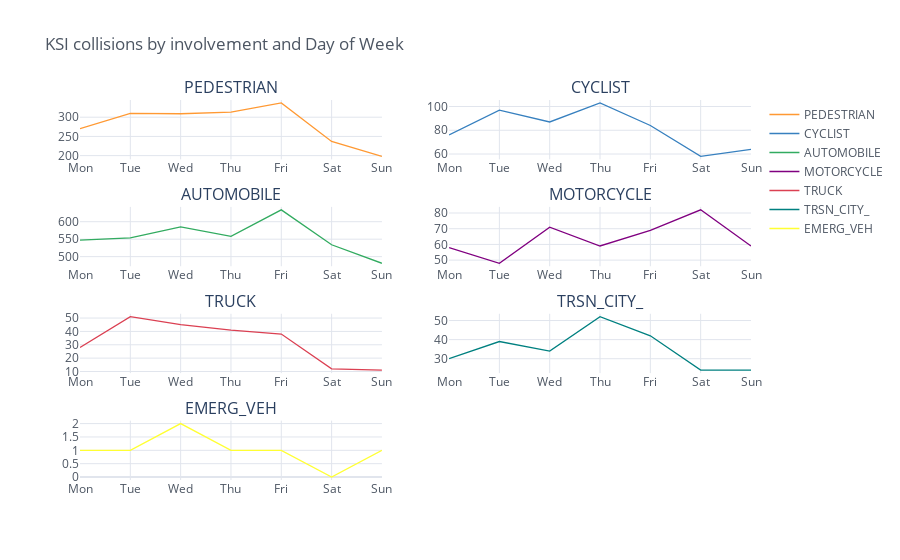

The notebook cell saved with this chart:
### Markdown cell above
#### KSI Collision Involvement By Day of Week

Finally, there might be particular days of the week where certain types of collisions occur more.

### Code cell
# Aggregate the KSI data by day of week
ksi_day = ksi[ksi_involve_columns]
ksi_day['DAY'] = ksi.DATE.dt.weekday
ksi_day = ksi_day.groupby('DAY').sum()

# Sort values by day
ksi_day = ksi_day.sort_values(by = 'DAY')
ksi_day_index = ksi_day.index.to_series().apply(lambda x: calendar.day_abbr[x])
ksi_day = ksi_day.set_index(ksi_day_index)

# Plot the collision involvement by day of week
ksi_day.iplot(
    title = 'KSI collisions by involvement and Day of Week',
    subplots = True,
    subplot_titles = True
)

### Figure 1 — Plotly figure (JSON) as saved in the notebook; plotly's stock layout.template omitted (floating-point values rounded to 4 significant figures)
{"data": [{"line": {"color": "rgba(255, 153, 51, 1.0)", "dash": "solid", "shape": "linear", "width": 1.3}, "mode": "lines", "name": "PEDESTRIAN", "text": "", "type": "scatter", "x": ["Mon", "Tue", "Wed", "Thu", "Fri", "Sat", "Sun"], "xaxis": "x", "y": [270, 310, 309, 313, 337, 237, 198], "yaxis": "y"}, {"line": {"color": "rgba(55, 128, 191, 1.0)", "dash": "solid", "shape": "linear", "width": 1.3}, "mode": "lines", "name": "CYCLIST", "text": "", "type": "scatter", "x": ["Mon", "Tue", "Wed", "Thu", "Fri", "Sat", "Sun"], "xaxis": "x2", "y": [76, 97, 87, 103, 84, 58, 64], "yaxis": "y2"}, {"line": {"color": "rgba(50, 171, 96, 1.0)", "dash": "solid", "shape": "linear", "width": 1.3}, "mode": "lines", "name": "AUTOMOBILE", "text": "", "type": "scatter", "x": ["Mon", "Tue", "Wed", "Thu", "Fri", "Sat", "Sun"], "xaxis": "x3", "y": [547, 554, 585, 558, 634, 534, 481], "yaxis": "y3"}, {"line": {"color": "rgba(128, 0, 128, 1.0)", "dash": "solid", "shape": "linear", "width": 1.3}, "mode": "lines", "name": "MOTORCYCLE", "text": "", "type": "scatter", "x": ["Mon", "Tue", "Wed", "Thu", "Fri", "Sat", "Sun"], "xaxis": "x4", "y": [58, 48, 71, 59, 69, 82, 59], "yaxis": "y4"}, {"line": {"color": "rgba(219, 64, 82, 1.0)", "dash": "solid", "shape": "linear", "width": 1.3}, "mode": "lines", "name": "TRUCK", "text": "", "type": "scatter", "x": ["Mon", "Tue", "Wed", "Thu", "Fri", "Sat", "Sun"], "xaxis": "x5", "y": [28, 51, 45, 41, 38, 12, 11], "yaxis": "y5"}, {"line": {"color": "rgba(0, 128, 128, 1.0)", "dash": "solid", "shape": "linear", "width": 1.3}, "mode": "lines", "name": "TRSN_CITY_", "text": "", "type": "scatter", "x": ["Mon", "Tue", "Wed", "Thu", "Fri", "Sat", "Sun"], "xaxis": "x6", "y": [30, 39, 34, 52, 42, 24, 24], "yaxis": "y6"}, {"line": {"color": "rgba(255, 255, 51, 1.0)", "dash": "solid", "shape": "linear", "width": 1.3}, "mode": "lines", "name": "EMERG_VEH", "text": "", "type": "scatter", "x": ["Mon", "Tue", "Wed", "Thu", "Fri", "Sat", "Sun"], "xaxis": "x7", "y": [1, 1, 2, 1, 1, 0, 1], "yaxis": "y7"}], "layout": {"annotations": [{"font": {"size": 16}, "showarrow": false, "text": "PEDESTRIAN", "x": 0.225, "xanchor": "center", "xref": "paper", "y": 1, "yanchor": "bottom", "yref": "paper"}, {"font": {"size": 16}, "showarrow": false, "text": "CYCLIST", "x": 0.775, "xanchor": "center", "xref": "paper", "y": 1, "yanchor": "bottom", "yref": "paper"}, {"font": {"size": 16}, "showarrow": false, "text": "AUTOMOBILE", "x": 0.225, "xanchor": "center", "xref": "paper", "y": 0.7188, "yanchor": "bottom", "yref": "paper"}, {"font": {"size": 16}, "showarrow": false, "text": "MOTORCYCLE", "x": 0.775, "xanchor": "center", "xref": "paper", "y": 0.7188, "yanchor": "bottom", "yref": "paper"}, {"font": {"size": 16}, "showarrow": false, "text": "TRUCK", "x": 0.225, "xanchor": "center", "xref": "paper", "y": 0.4375, "yanchor": "bottom", "yref": "paper"}, {"font": {"size": 16}, "showarrow": false, "text": "TRSN_CITY_", "x": 0.775, "xanchor": "center", "xref": "paper", "y": 0.4375, "yanchor": "bottom", "yref": "paper"}, {"font": {"size": 16}, "showarrow": false, "text": "EMERG_VEH", "x": 0.225, "xanchor": "center", "xref": "paper", "y": 0.1562, "yanchor": "bottom", "yref": "paper"}], "legend": {"bgcolor": "#FFFFFF", "font": {"color": "#4D5663"}}, "paper_bgcolor": "#FFFFFF", "plot_bgcolor": "#FFFFFF", "title": {"font": {"color": "#4D5663"}, "text": "KSI collisions by involvement and Day of Week"}, "xaxis": {"anchor": "y", "domain": [0, 0.45], "gridcolor": "#E1E5ED", "showgrid": true, "tickfont": {"color": "#4D5663"}, "title": {"font": {"color": "#4D5663"}, "text": ""}, "zerolinecolor": "#E1E5ED"}, "xaxis2": {"anchor": "y2", "domain": [0.55, 1], "gridcolor": "#E1E5ED", "showgrid": true, "tickfont": {"color": "#4D5663"}, "title": {"font": {"color": "#4D5663"}, "text": ""}, "zerolinecolor": "#E1E5ED"}, "xaxis3": {"anchor": "y3", "domain": [0, 0.45], "gridcolor": "#E1E5ED", "showgrid": true, "tickfont": {"color": "#4D5663"}, "title": {"font": {"color": "#4D5663"}, "text": ""}, "zerolinecolor": "#E1E5ED"}, "xaxis4": {"anchor": "y4", "domain": [0.55, 1], "gridcolor": "#E1E5ED", "showgrid": true, "tickfont": {"color": "#4D5663"}, "title": {"font": {"color": "#4D5663"}, "text": ""}, "zerolinecolor": "#E1E5ED"}, "xaxis5": {"anchor": "y5", "domain": [0, 0.45], "gridcolor": "#E1E5ED", "showgrid": true, "tickfont": {"color": "#4D5663"}, "title": {"font": {"color": "#4D5663"}, "text": ""}, "zerolinecolor": "#E1E5ED"}, "xaxis6": {"anchor": "y6", "domain": [0.55, 1], "gridcolor": "#E1E5ED", "showgrid": true, "tickfont": {"color": "#4D5663"}, "title": {"font": {"color": "#4D5663"}, "text": ""}, "zerolinecolor": "#E1E5ED"}, "xaxis7": {"anchor": "y7", "domain": [0, 0.45], "gridcolor": "#E1E5ED", "showgrid": true, "tickfont": {"color": "#4D5663"}, "title": {"font": {"color": "#4D5663"}, "text": ""}, "zerolinecolor": "#E1E5ED"}, "yaxis": {"anchor": "x", "domain": [0.8438, 1], "gridcolor": "#E1E5ED", "showgrid": true, "tickfont": {"color": "#4D5663"}, "title": {"font": {"color": "#4D5663"}, "text": ""}, "zerolinecolor": "#E1E5ED"}, "yaxis2": {"anchor": "x2", "domain": [0.8438, 1], "gridcolor": "#E1E5ED", "showgrid": true, "tickfont": {"color": "#4D5663"}, "title": {"font": {"color": "#4D5663"}, "text": ""}, "zerolinecolor": "#E1E5ED"}, "yaxis3": {"anchor": "x3", "domain": [0.5625, 0.7188], "gridcolor": "#E1E5ED", "showgrid": true, "tickfont": {"color": "#4D5663"}, "title": {"font": {"color": "#4D5663"}, "text": ""}, "zerolinecolor": "#E1E5ED"}, "yaxis4": {"anchor": "x4", "domain": [0.5625, 0.7188], "gridcolor": "#E1E5ED", "showgrid": true, "tickfont": {"color": "#4D5663"}, "title": {"font": {"color": "#4D5663"}, "text": ""}, "zerolinecolor": "#E1E5ED"}, "yaxis5": {"anchor": "x5", "domain": [0.2812, 0.4375], "gridcolor": "#E1E5ED", "showgrid": true, "tickfont": {"color": "#4D5663"}, "title": {"font": {"color": "#4D5663"}, "text": ""}, "zerolinecolor": "#E1E5ED"}, "yaxis6": {"anchor": "x6", "domain": [0.2812, 0.4375], "gridcolor": "#E1E5ED", "showgrid": true, "tickfont": {"color": "#4D5663"}, "title": {"font": {"color": "#4D5663"}, "text": ""}, "zerolinecolor": "#E1E5ED"}, "yaxis7": {"anchor": "x7", "domain": [0, 0.1562], "gridcolor": "#E1E5ED", "showgrid": true, "tickfont": {"color": "#4D5663"}, "title": {"font": {"color": "#4D5663"}, "text": ""}, "zerolinecolor": "#E1E5ED"}}}
